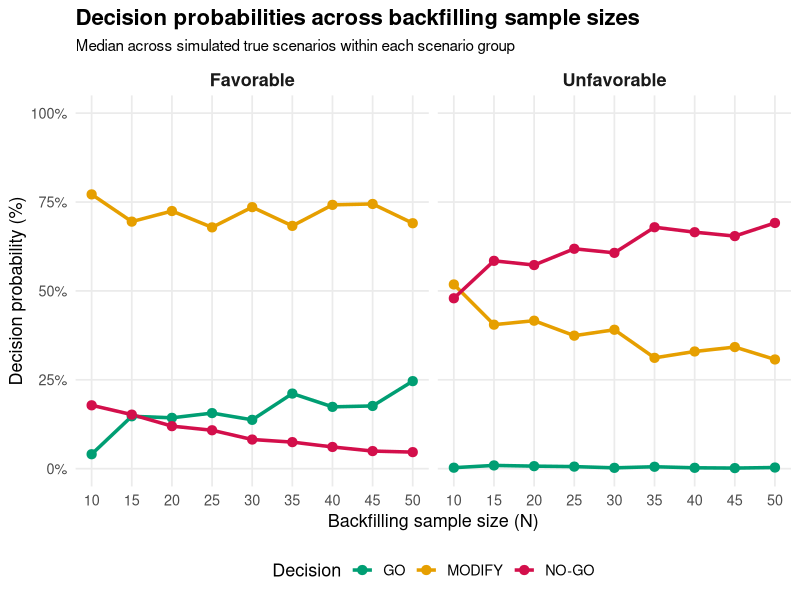

Recreate this plot in R.
###############################################################
# Posterior predictive simulations across several sample sizes
# PROC backfill setting: ORR + chronic toxicity + durability
###############################################################
#
# Purpose:
#   Evaluate the operating characteristics of a GO / MODIFY / NO-GO
#   decision framework using Monte Carlo simulations.
#
# Endpoints:
#   1. ORR: binary efficacy endpoint
#   2. Chronic toxicity: binary safety endpoint
#   3. Durability success: binary durability endpoint
#
# Important:
#   This is not a time-to-event analysis.
#   There is no PFS6, OS12, Kaplan-Meier, censoring, or Weibull modelling.
#   Each endpoint is treated as a binomial proportion.
#
# Main output:
#   - A slide-ready table summarising decision probabilities by N
#   - A figure showing how GO / MODIFY / NO-GO probabilities evolve with N
#
###############################################################


# ============================================================
# 0) Load required packages
# ============================================================

suppressPackageStartupMessages({
  library(dplyr)
  library(tidyr)
  library(purrr)
  library(tibble)
  library(ggplot2)
  library(scales)
})


# ============================================================
# 1) Simulation settings
# ============================================================

set.seed(123)

# Number of simulated trials per true scenario and per N.
# A larger value gives more stable Monte Carlo estimates.
nsim <- 10000

# Sample sizes to evaluate.
# These are the possible backfilling cohort sizes.
N_grid <- c(10, 15, 20, 25, 30,35,40,45,50)


# ============================================================
# 2) Bayesian prior
# ============================================================
#
# We use Jeffreys prior for each binomial endpoint:
#
#   pi ~ Beta(0.5, 0.5)
#
# If r events are observed among N patients:
#
#   pi | data ~ Beta(0.5 + r, 0.5 + N - r)
#
# The same prior is used for ORR, toxicity, and durability.
# ============================================================

a0 <- 0.5
b0 <- 0.5


# ============================================================
# 3) Decision-rule thresholds
# ============================================================

# -----------------------------
# ORR thresholds
# -----------------------------
#
# pi_go:
#   Clinically relevant ORR threshold for GO.
#
# pi_mod:
#   Lower ORR threshold used for the NO-GO / MODIFY boundary.
#
# p_go:
#   Required posterior probability for GO:
#     Pr(ORR >= pi_go | data) > p_go
#
# p_nogo:
#   NO-GO rule for low activity:
#     Pr(ORR >= pi_mod | data) < p_nogo
#
# p_modL and p_modU:
#   Intermediate range interpreted as MODIFY.
# -----------------------------

pi_go  <- 0.30
pi_mod <- 0.25

p_go   <- 0.80
p_nogo <- 0.20

p_modL <- 0.50
p_modU <- 0.80


# -----------------------------
# Chronic toxicity thresholds
# -----------------------------
#
# tox_thr:
#   Chronic toxicity threshold considered clinically unacceptable.
#
# p_tox_bad:
#   If Pr(toxicity >= tox_thr | data) > p_tox_bad,
#   the decision is NO-GO due to safety.
#
# p_tox_ok:
#   For a GO decision, we require:
#     Pr(toxicity < tox_thr | data) > p_tox_ok
# -----------------------------

tox_thr <- 0.35

p_tox_bad <- 0.70
p_tox_ok  <- 0.85


# -----------------------------
# Durability thresholds
# -----------------------------
#
# dur_thr:
#   Clinically meaningful durability success rate.
#
# p_dur_bad:
#   If Pr(durability >= dur_thr | data) < p_dur_bad,
#   the decision is NO-GO due to poor durability.
#
# p_dur_ok:
#   For a GO decision, we require:
#     Pr(durability >= dur_thr | data) > p_dur_ok
# -----------------------------

dur_thr <- 0.70

p_dur_bad <- 0.20
p_dur_ok  <- 0.80


# ============================================================
# 4) True simulation scenarios
# ============================================================
#
# These values define the true data-generating probabilities.
#
# Each simulated scenario is one combination of:
#   - true ORR
#   - true chronic toxicity rate
#   - true durability success rate
#
# You can modify these values depending on the scenarios you want
# to show in the PROC/backfill discussion.
# ============================================================

true_orr_scenarios <- c(0.20, 0.25, 0.30, 0.40)
true_tox_scenarios <- c(0.10, 0.20, 0.30, 0.40)
true_dur_scenarios <- c(0.60, 0.80, 0.90)


# ============================================================
# 5) Posterior probability helper functions
# ============================================================

# Pr(pi >= threshold | data)
post_prob_ge <- function(thr, r, n) {
  pbeta(
    q = thr,
    shape1 = a0 + r,
    shape2 = b0 + n - r,
    lower.tail = FALSE
  )
}

# Pr(pi < threshold | data)
post_prob_lt <- function(thr, r, n) {
  pbeta(
    q = thr,
    shape1 = a0 + r,
    shape2 = b0 + n - r,
    lower.tail = TRUE
  )
}


# ============================================================
# 6) ORR-only decision rule
# ============================================================
#
# This function applies the efficacy rule only.
#
# GO:
#   Pr(ORR >= 30%) > 80%
#
# NO-GO:
#   Pr(ORR >= 25%) < 20%
#
# MODIFY:
#   Intermediate / borderline cases.
#
# Remaining cases are assigned to MODIFY by design, so we do not
# create a separate "indeterminate" category.
# ============================================================

decide_orr_only <- function(pr_ge_30, pr_ge_25) {
  
  case_when(
    pr_ge_30 > p_go ~ "GO",
    pr_ge_25 < p_nogo ~ "NO-GO",
    pr_ge_25 >= p_modL & pr_ge_25 <= p_modU ~ "MODIFY",
    TRUE ~ "MODIFY"
  )
}


# ============================================================
# 7) Joint decision rule
# ============================================================
#
# Final decision uses ORR, chronic toxicity, and durability.
#
# Conservative logic:
#
#   1. NO-GO if efficacy is clearly insufficient.
#   2. NO-GO if chronic toxicity is unacceptable.
#   3. NO-GO if durability is clearly poor.
#   4. GO only if efficacy, safety, and durability are all supportive.
#   5. MODIFY otherwise.
#
# This rule avoids declaring GO if one key dimension is not supportive.
# ============================================================

decide_joint <- function(pr_orr_ge_30,
                         pr_orr_ge_25,
                         pr_tox_ok,
                         pr_tox_bad,
                         pr_dur_ok) {
  
  case_when(
    
    # Lack of sufficient efficacy
    pr_orr_ge_25 < p_nogo ~ "NO-GO",
    
    # Unacceptable chronic toxicity
    pr_tox_bad > p_tox_bad ~ "NO-GO",
    
    # Poor durability
    pr_dur_ok < p_dur_bad ~ "NO-GO",
    
    # GO only if all components are supportive
    pr_orr_ge_30 > p_go &
      pr_tox_ok  > p_tox_ok &
      pr_dur_ok  > p_dur_ok ~ "GO",
    
    # Everything else is MODIFY
    TRUE ~ "MODIFY"
  )
}

# ============================================================
# 8) Simulation function for one N
# ============================================================
#
# For a fixed sample size N, this function:
#
#   1. Builds the full grid of true scenarios.
#   2. Simulates nsim trials for each scenario.
#   3. Generates binomial counts:
#        r_orr = number of responders
#        r_tox = number with chronic toxicity
#        r_dur = number with durability success
#   4. Computes posterior probabilities.
#   5. Applies the joint GO / MODIFY / NO-GO decision rule.
#   6. Returns decision probabilities for each true scenario.
#
# Important:
#   ORR, toxicity, and durability are simulated independently.
#   This is a marginal operating-characteristics assessment.
# ============================================================

run_simulation_for_N <- function(N, nsim = 10000) {
  
  # Create all combinations of true ORR, true toxicity, and true durability
  scenario_grid <- expand_grid(
    true_orr = true_orr_scenarios,
    true_tox = true_tox_scenarios,
    true_dur = true_dur_scenarios
  )
  
  # Simulate each scenario
  sim_counts <- pmap_dfr(
    scenario_grid,
    function(true_orr, true_tox, true_dur) {
      
      # ------------------------------------------------------
      # Simulate binomial data for nsim independent trials
      # ------------------------------------------------------
      
      r_orr <- rbinom(nsim, size = N, prob = true_orr)
      r_tox <- rbinom(nsim, size = N, prob = true_tox)
      r_dur <- rbinom(nsim, size = N, prob = true_dur)
      
      
      # ------------------------------------------------------
      # Compute posterior probabilities
      # ------------------------------------------------------
      
      # Efficacy posterior probabilities
      pr_orr_ge_30 <- post_prob_ge(pi_go,  r_orr, N)
      pr_orr_ge_25 <- post_prob_ge(pi_mod, r_orr, N)
      
      # Safety posterior probabilities
      pr_tox_ok_sim  <- post_prob_lt(tox_thr, r_tox, N)
      pr_tox_bad_sim <- post_prob_ge(tox_thr, r_tox, N)
      
      # Durability posterior probability
      pr_dur_ok_sim <- post_prob_ge(dur_thr, r_dur, N)
      
      
      # ------------------------------------------------------
      # Apply final joint decision rule
      # ------------------------------------------------------
      
      decision <- decide_joint(
        pr_orr_ge_30 = pr_orr_ge_30,
        pr_orr_ge_25 = pr_orr_ge_25,
        pr_tox_ok    = pr_tox_ok_sim,
        pr_tox_bad   = pr_tox_bad_sim,
        pr_dur_ok    = pr_dur_ok_sim
      )
      
      
      # ------------------------------------------------------
      # Count decisions across simulated trials
      # ------------------------------------------------------
      
      tibble(
        N        = N,
        true_orr = true_orr,
        true_tox = true_tox,
        true_dur = true_dur,
        decision = decision
      ) %>%
        count(
          N,
          true_orr,
          true_tox,
          true_dur,
          decision,
          name = "n"
        )
    }
  )
  
  
  # ----------------------------------------------------------
  # Convert counts into estimated decision probabilities
  # ----------------------------------------------------------
  
  sim_counts %>%
    group_by(N, true_orr, true_tox, true_dur) %>%
    summarise(
      GO = sum(n[decision == "GO"], na.rm = TRUE) / sum(n),
      MODIFY = sum(n[decision == "MODIFY"], na.rm = TRUE) / sum(n),
      NO_GO = sum(n[decision == "NO-GO"], na.rm = TRUE) / sum(n),
      .groups = "drop"
    )
}

# ============================================================
# 9) Run simulations for all selected sample sizes
# ============================================================

results_wide <- map_dfr(
  N_grid,
  ~ run_simulation_for_N(N = .x, nsim = nsim)
)

results_wide

# ============================================================
# 10) Define scenario groups
# ============================================================
#
# Favorable:
#   Scenarios where the true profile is clinically attractive:
#     - ORR >= 30%
#     - chronic toxicity <= 30%
#     - durability success >= 80%
#
# Unfavorable:
#   Scenarios where at least one key dimension is clearly poor:
#     - ORR <= 25%
#     - or chronic toxicity > 30%
#     - or durability success <= 60%
#
# Other:
#   Intermediate scenarios. These are excluded from the main slide summary
#   to keep the interpretation focused.
# ============================================================

results_grouped <- results_wide %>%
  mutate(
    scenario_group = case_when(
      true_orr >= 0.30 &
        true_tox <= 0.30 &
        true_dur >= 0.80 ~ "Favorable",
      
      true_orr <= 0.25 |
        true_tox > 0.30 |
        true_dur <= 0.60 ~ "Unfavorable",
      
      TRUE ~ "Other"
    )
  ) %>%
  filter(
    scenario_group %in% c("Favorable", "Unfavorable")
  )

results_grouped

# ============================================================
# 11) Table: decision probabilities by N and scenario group
# ============================================================
#
# For each N and each scenario group, we summarise the decision
# probabilities across all scenario combinations in that group.
#
# Median is used because each group contains multiple scenario combinations.
# Ranges are included to show variability across scenarios.
# ============================================================

summary_by_group <- results_grouped %>%
  group_by(scenario_group, N) %>%
  summarise(
    n_scenarios = n(),
    
    GO_median = median(GO, na.rm = TRUE),
    MODIFY_median = median(MODIFY, na.rm = TRUE),
    NO_GO_median = median(NO_GO, na.rm = TRUE),
    
    GO_min = min(GO, na.rm = TRUE),
    GO_max = max(GO, na.rm = TRUE),
    
    MODIFY_min = min(MODIFY, na.rm = TRUE),
    MODIFY_max = max(MODIFY, na.rm = TRUE),
    
    NO_GO_min = min(NO_GO, na.rm = TRUE),
    NO_GO_max = max(NO_GO, na.rm = TRUE),
    
    .groups = "drop"
  ) %>%
  mutate(
    scenario_group = factor(
      scenario_group,
      levels = c("Favorable", "Unfavorable")
    ),
    
    `GO median (%)` = round(100 * GO_median, 1),
    `MODIFY median (%)` = round(100 * MODIFY_median, 1),
    `NO-GO median (%)` = round(100 * NO_GO_median, 1),
    
    `GO range (%)` = paste0(
      round(100 * GO_min, 1),
      "–",
      round(100 * GO_max, 1)
    ),
    
    `MODIFY range (%)` = paste0(
      round(100 * MODIFY_min, 1),
      "–",
      round(100 * MODIFY_max, 1)
    ),
    
    `NO-GO range (%)` = paste0(
      round(100 * NO_GO_min, 1),
      "–",
      round(100 * NO_GO_max, 1)
    )
  ) %>%
  arrange(scenario_group, N)

summary_table_slide <- summary_by_group %>%
  select(
    `Scenario group` = scenario_group,
    N,
    `Number of scenarios` = n_scenarios,
    `GO median (%)`,
    `MODIFY median (%)`,
    `NO-GO median (%)`,
    `GO range (%)`,
    `MODIFY range (%)`,
    `NO-GO range (%)`
  )

summary_table_slide

# ============================================================
# 12) Prepare data for figure
# ============================================================

plot_data <- summary_by_group %>%
  select(
    scenario_group,
    N,
    GO_median,
    MODIFY_median,
    NO_GO_median
  ) %>%
  pivot_longer(
    cols = c(GO_median, MODIFY_median, NO_GO_median),
    names_to = "decision",
    values_to = "prob"
  ) %>%
  mutate(
    decision = recode(
      decision,
      "GO_median" = "GO",
      "MODIFY_median" = "MODIFY",
      "NO_GO_median" = "NO-GO"
    ),
    decision = factor(decision, levels = c("GO", "MODIFY", "NO-GO")),
    prob_pct = 100 * prob
  )


# ============================================================
# 13) Figure: decision probability across N
# ============================================================

decision_palette <- c(
  "GO" = "#009E73",
  "MODIFY" = "#E69F00",
  "NO-GO" = "#D30F4B"
)

p_decision_by_N <- ggplot(
  plot_data,
  aes(
    x = N,
    y = prob_pct,
    color = decision,
    group = decision
  )
) +
  geom_line(linewidth = 1.2) +
  geom_point(size = 2.8) +
  facet_wrap(~ scenario_group, nrow = 1) +
  scale_color_manual(values = decision_palette) +
  scale_x_continuous(breaks = N_grid) +
  scale_y_continuous(
    labels = percent_format(scale = 1),
    limits = c(0, 100)
  ) +
  labs(
    title = "Decision probabilities across backfilling sample sizes",
    subtitle = "Median across simulated true scenarios within each scenario group",
    x = "Backfilling sample size (N)",
    y = "Decision probability (%)",
    color = "Decision"
  ) +
  theme_minimal(base_size = 13) +
  theme(
    plot.title = element_text(face = "bold", size = 16),
    plot.subtitle = element_text(size = 11),
    strip.text = element_text(face = "bold", size = 13),
    legend.position = "bottom",
    panel.grid.minor = element_blank()
  )

p_decision_by_N
